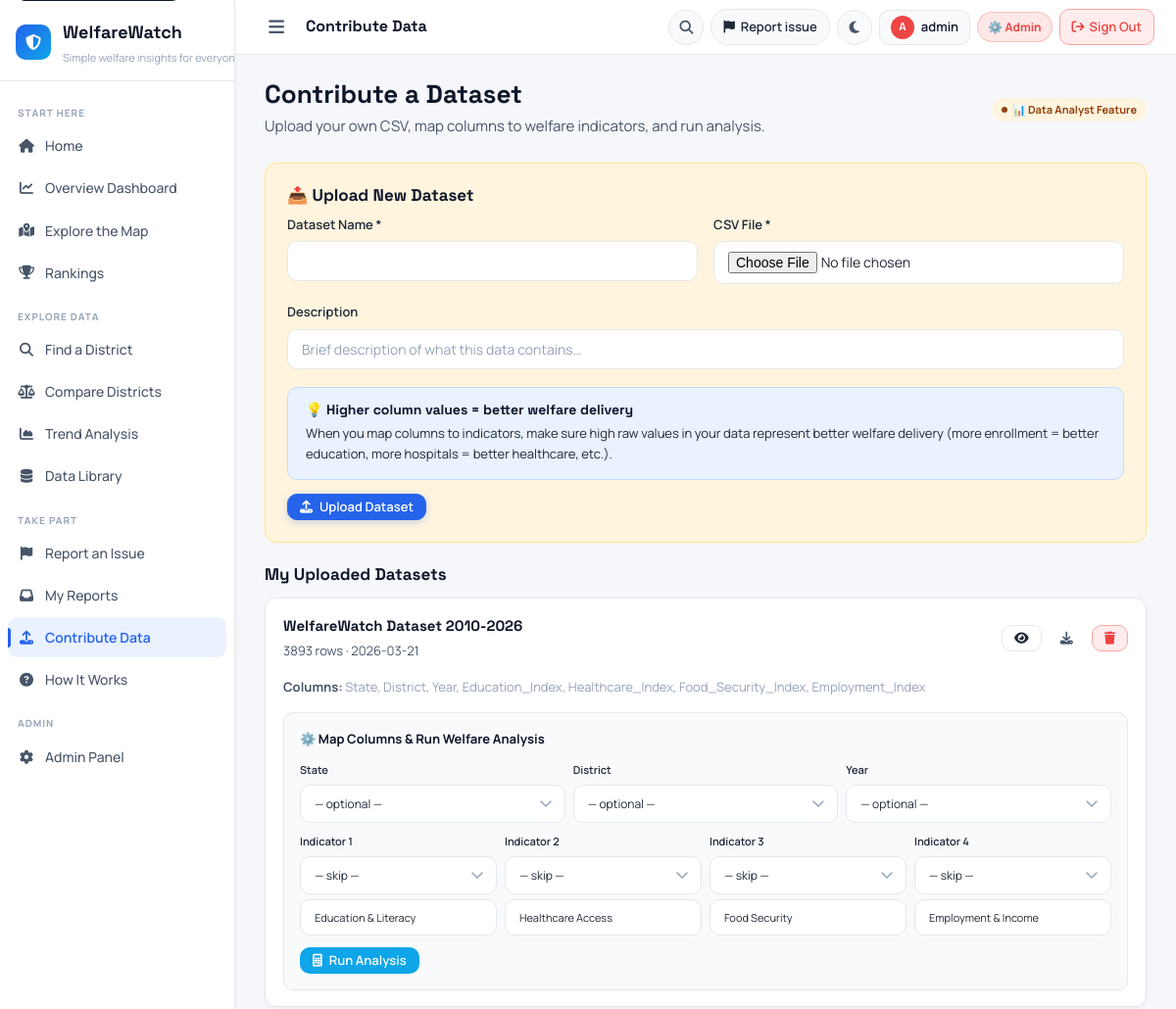
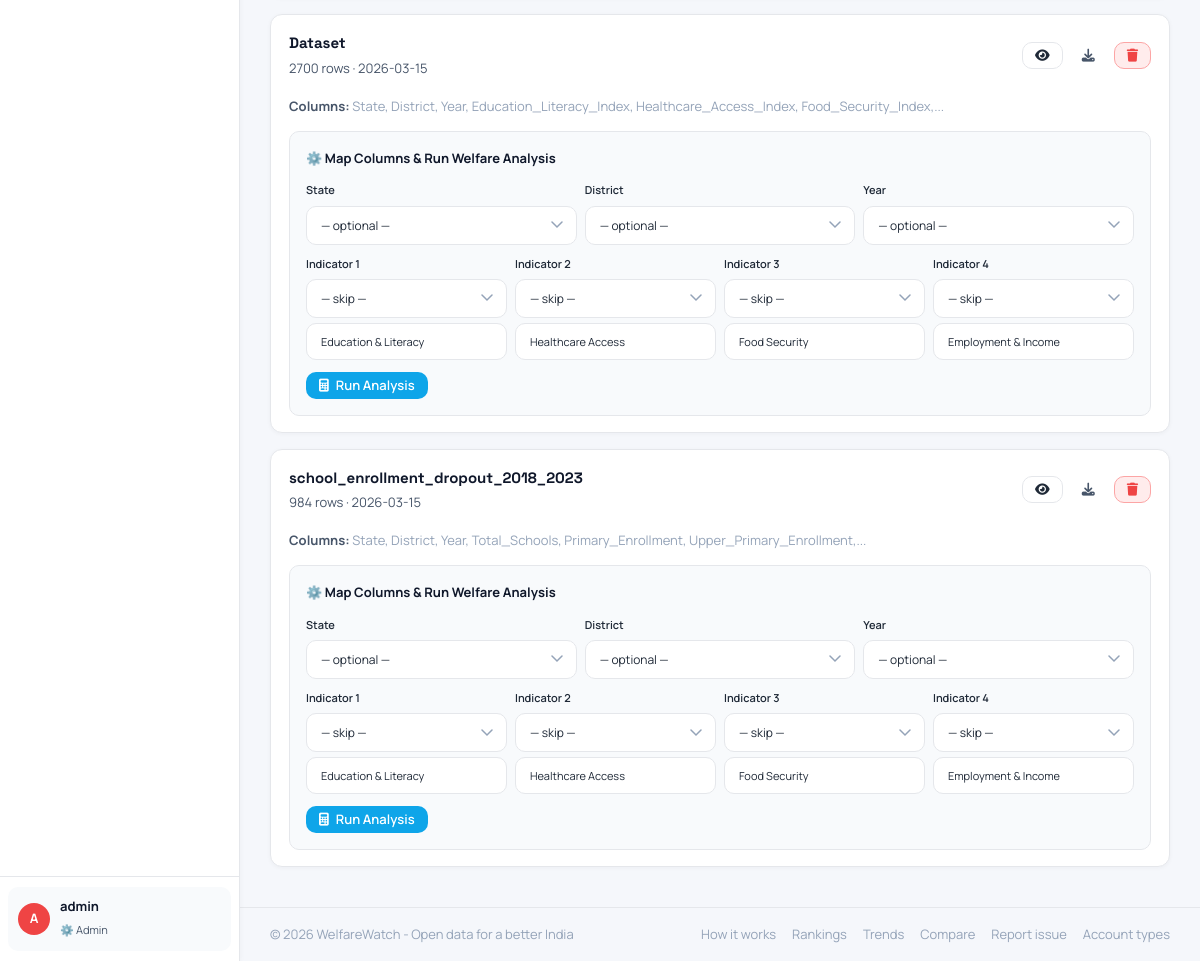
Screenshot of /contribute (signed in) with the database file from the repository (2 pictures, top to bottom).
### tables this page shows
CREATE TABLE datasets (
        id INTEGER PRIMARY KEY AUTOINCREMENT,
        name TEXT NOT NULL,
        description TEXT DEFAULT '',
        source TEXT DEFAULT '',
        domain TEXT DEFAULT '',
        filename TEXT NOT NULL,
        columns TEXT,
        indicator_names TEXT,
        row_count INTEGER DEFAULT 0,
        is_official INTEGER DEFAULT 0,
        uploaded_by INTEGER,
        uploaded_at TEXT DEFAULT (datetime('now')),
        active INTEGER DEFAULT 1
    );

### app.py (the view, shortened to what this page needs)
@app.route('/contribute', methods=['GET','POST'])
@analyst_required
def contribute():
    db = get_db()
    my_ds = db.execute("SELECT * FROM datasets WHERE uploaded_by=? ORDER BY uploaded_at DESC", (session['user_id'],)).fetchall()
    return render_template('contribute.html', my_datasets=my_ds)

### app.py (called while the page is built)
@app.template_filter('clean_cols')
def clean_cols_filter(s):
    if not s: return ''
    import json
    try:
        return ', '.join(json.loads(s))
    except:
        return s.strip('[]').replace('"','').replace("'",'')

def get_db():
    if 'db' not in g:
        g.db = sqlite3.connect(app.config['DATABASE'])
        g.db.row_factory = sqlite3.Row
    return g.db

def analyst_required(f):
    @wraps(f)
    def dec(*a, **kw):
        if 'user_id' not in session:
            flash('Sign in to access this feature.', 'info')
            return redirect(url_for('auth_login'))
        if session.get('user_type', 'citizen') not in ('data_analyst', 'admin'):
            flash('Data Analyst account required.', 'error')
            return redirect(url_for('upgrade'))
        return f(*a, **kw)
    return dec

def current_user():
    if 'user_id' not in session: return None
    return {'id': session['user_id'], 'username': session.get('user_name', ''),
            'role': session.get('user_role', 'citizen'),
            'user_type': session.get('user_type', 'citizen')}

### templates/contribute.html (shortened to what this page needs)
{% extends "base.html" %}
{% block topbar_title %}Contribute Data{% endblock %}
{% block content %}
<div class="ph fi flex jb items-c">
  <div><h1 class="ph-title">Contribute a Dataset</h1><p class="ph-sub">Upload your own CSV, map columns to welfare indicators, and run analysis.</p></div>
  <span class="badge b-data_analyst">📊 Data Analyst Feature</span>
</div>
<div style="background:var(--a-l);border:1px solid #FDE68A;border-radius:var(--rad);padding:22px;margin-bottom:22px" class="fi1">
  <h3 style="font-family:var(--fontd);font-size:17px;font-weight:800;color:var(--th);margin-bottom:10px">📤 Upload New Dataset</h3>
  <form method="POST" enctype="multipart/form-data">
    <div class="fr">
      <div class="fg"><label class="fl">Dataset Name *</label><input type="text" name="name" class="fc" required></div>
      <div class="fg"><label class="fl">CSV File *</label><input type="file" name="file" class="fc" accept=".csv" required></div>
    </div>
    <div class="fg"><label class="fl">Description</label><input type="text" name="description" class="fc" placeholder="Brief description of what this data contains…"></div>
    <div class="ib ib-b" style="margin-bottom:14px"><h4>💡 Higher column values = better welfare delivery</h4><p>When you map columns to indicators, make sure high raw values in your data represent better welfare delivery (more enrollment = better education, more hospitals = better healthcare, etc.).</p></div>
    <button type="submit" class="btn btn-p btn-sm"><i class="fa fa-upload"></i> Upload Dataset</button>
  </form>
</div>
{% if my_datasets %}
<h2 style="font-family:var(--fontd);font-size:17px;font-weight:700;color:var(--th);margin-bottom:14px" class="fi2">My Uploaded Datasets</h2>
{% for ds in my_datasets %}
<div class="card fi2 mb4">
  <div class="card-h"><div><div class="card-t">{{ ds['name'] }}</div><div class="card-sub">{{ ds['row_count'] }} rows · {{ ds['uploaded_at'][:10] }}</div></div>
    <div style="display:flex;gap:6px">
        <a href="{{ url_for('explorer_detail',dataset_id=ds['id']) }}" class="btn btn-o btn-sm"><i class="fa fa-eye"></i></a>
        <a href="{{ url_for('download_dataset',dataset_id=ds['id']) }}" class="btn btn-ghost btn-sm"><i class="fa fa-download"></i></a>
        <form method="POST" action="{{ url_for('delete_own_dataset',dataset_id=ds['id']) }}" style="margin:0" onsubmit="return confirm('Delete this dataset and all its analysis records? This cannot be undone.')">
          <button type="submit" class="btn btn-r btn-sm"><i class="fa fa-trash"></i></button>
        </form>
      </div>
  </div>
  <div class="card-b">
    {% set col_str = ds['columns']|clean_cols|replace(' ','') %}
    {% set cols = col_str.split(',') if col_str else [] %}
    <p style="font-size:13px;color:var(--ts);margin-bottom:14px"><strong>Columns:</strong> <span style="color:var(--tm)">{{ ds['columns']|clean_cols|truncate(100) }}</span></p>
    <div style="background:var(--surf2);border:1px solid var(--b);border-radius:var(--rads);padding:16px">
      <div style="font-size:13px;font-weight:700;color:var(--th);margin-bottom:12px">⚙️ Map Columns & Run Welfare Analysis</div>
      <form method="POST" action="{{ url_for('analyst_analyze',dataset_id=ds['id']) }}">
        <div style="display:grid;grid-template-columns:repeat(3,1fr);gap:8px;margin-bottom:10px">
          {% for fn,fl in [('col_state','State'),('col_district','District'),('col_year','Year')] %}
          <div class="fg" style="margin:0"><label class="fl" style="font-size:11px">{{fl}}</label><select name="{{fn}}" class="fc" style="font-size:12px"><option value="">— optional —</option>{% for col in cols if col.strip() %}<option>{{col.strip()}}</option>{% endfor %}</select></div>
          {% endfor %}
        </div>
        <div style="display:grid;grid-template-columns:repeat(4,1fr);gap:8px;margin-bottom:12px">
          {% for i,def in [(1,INDICATOR_LABELS.indicator_1),(2,INDICATOR_LABELS.indicator_2),(3,INDICATOR_LABELS.indicator_3),(4,INDICATOR_LABELS.indicator_4)] %}
          <div>
            <div class="fg" style="margin-bottom:5px"><label class="fl" style="font-size:11px">Indicator {{i}}</label><select name="col_i{{i}}" class="fc" style="font-size:12px"><option value="">— skip —</option>{% for col in cols if col.strip() %}<option>{{col.strip()}}</option>{% endfor %}</select></div>
            <input type="text" name="name_i{{i}}" class="fc" style="font-size:11px" placeholder="{{def}}" value="{{def}}">
          </div>
          {% endfor %}
        </div>
        <button type="submit" class="btn btn-sm" style="background:var(--t);color:#fff"><i class="fa fa-calculator"></i> Run Analysis</button>
      </form>
    </div>
  </div>
</div>
{% endfor %}
{% else %}
<div class="card fi2"><div class="card-b"><div class="empty"><i class="fa fa-upload"></i><h3>No uploads yet</h3><p>Upload a CSV above to get started.</p></div></div></div>
{% endif %}
{% endblock %}

### static/css/style.css (style rules this page uses)
:root { --p:#2563eb;--p-l:#eaf1ff;--p-d:#1d4ed8; --g:#16a34a;--g-l:#e9f7ef; --a:#f59e0b;--a-l:#fff5df; --r:#ef4444;--r-l:#ffecec; --v:#7c3aed;--v-l:#f3eafe; --t:#0ea5e9;--t-l:#e6f6ff; --bg:#f5f7fb;--surf:#ffffff;--surf2:#f8fafc; --b:#e5e7eb;--b2:#d9dde5; --th:#0f172a;--tb:#1f2937;--ts:#475569;--tm:#94a3b8; --sw:240px;--th-h:56px; --rad:12px;--rads:10px;--radl:16px; --sh:0 1px 4px rgba(15,23,42,.04); --shm:0 3px 10px rgba(15,23,42,.06); --shl:0 8px 18px rgba(15,23,42,.08); --ease:.16s ease;--easem:.26s cubic-bezier(.4,0,.2,1); --font:'Manrope',system-ui,sans-serif; --fontd:'Space Grotesk','Manrope',system-ui,sans-serif; }
*,*::before,*::after { box-sizing:border-box;margin:0;padding:0 }
html { scroll-behavior:smooth }
body { font-family:var(--font);background:var(--bg);color:var(--tb);font-size:15px;line-height:1.65;-webkit-font-smoothing:antialiased }
a { color:var(--p);text-decoration:none;transition:color var(--ease) }
h1,h2,h3,h4 { font-family:var(--fontd);color:var(--th);line-height:1.2 }
.ph { margin-bottom:24px }
.ph-title { font-size:26px;font-weight:800;color:var(--th);line-height:1.15 }
.ph-sub { font-size:15px;color:var(--ts);margin-top:5px }
.btn { display:inline-flex;align-items:center;gap:7px;padding:9px 18px;border-radius:var(--rads);font-family:var(--font);font-size:14px;font-weight:600;cursor:pointer;border:1.5px solid transparent;transition:all var(--ease);text-decoration:none;white-space:nowrap;line-height:1 }
.btn-p { background:var(--p);color:#fff;border-color:var(--p);box-shadow:0 2px 8px rgba(37,99,235,.25) }
.btn-o { background:var(--surf);color:var(--tb);border-color:var(--b) }
.btn-ghost { background:none;border-color:transparent;color:var(--ts) }
.btn-r { background:var(--r-l);color:var(--r);border:1.5px solid #FCA5A5 }
.btn-sm { padding:6px 12px;font-size:13px }
.card { background:var(--surf);border:1px solid var(--b);border-radius:var(--rad);box-shadow:var(--sh);transition:transform var(--ease),box-shadow var(--ease) }
.card,.feat-card,.ds-card,.rpt-card,.role-card,.comp-card,.indicator-spot-card,.indicator-card { transition:transform .18s ease,box-shadow .18s ease }
.card-h { padding:16px 18px 0;display:flex;align-items:center;justify-content:space-between }
.card-t { font-size:15px;font-weight:700;color:var(--th);font-family:var(--fontd) }
.card-sub { font-size:13px;color:var(--ts);margin-top:2px }
.card-b { padding:16px 18px }
.hero,.dash-hero,.indicator-spotlight,.kpi-grid,.cg,.strip,.state-lookup,.hs,.card,.feat-card { animation:riseFade .35s ease }
.btn,.hbtn { transition:transform .16s ease,box-shadow .16s ease }
.badge { display:inline-flex;align-items:center;gap:5px;padding:3px 10px;border-radius:20px;font-size:11px;font-weight:700 }
.badge::before { content:'';width:6px;height:6px;border-radius:50%;background:currentColor }
.b-data_analyst { background:var(--a-l);color:#92400E }
.fg { margin-bottom:18px }
.fl { display:block;font-size:13px;font-weight:600;color:var(--tb);margin-bottom:6px }
.fc { width:100%;padding:10px 14px;font-size:14px;background:var(--surf);border:1.5px solid var(--b);border-radius:var(--rads);color:var(--tb);font-family:var(--font);transition:all var(--ease);outline:none }
.fc::placeholder { color:var(--tm) }
select.fc { cursor:pointer;background-repeat:no-repeat;background-position:right 13px center;padding-right:36px;-webkit-appearance:none }
.fr { display:grid;grid-template-columns:1fr 1fr;gap:16px }
.ib { padding:14px 18px;border-radius:var(--rads);margin-bottom:16px }
.ib-b { background:var(--p-l);border:1px solid #BFDBFE;color:var(--tb) }
.ib h4 { font-size:14px;font-weight:700;margin-bottom:5px;color:var(--th) }
.ib p { font-size:13px;line-height:1.65 }
.flex { display:flex }
.items-c { align-items:center }
.jb { justify-content:space-between }
.mb4 { margin-bottom:16px }
.fi { animation:fadeUp .45s ease both }
.fi1 { animation:fadeUp .45s .08s ease both }
.fi2 { animation:fadeUp .45s .16s ease both }
html, body { overflow-x: hidden; }
*, *::before, *::after { max-width: 100%; }
.card, .kpi-card, .feat-card, .ds-card, .rpt-card, .role-card, .comp-card { overflow: hidden; word-break: break-word; }
.card-b, .card-h { overflow-wrap: break-word; }

### rows the page displays
datasets: name "WelfareWatch Dataset 2010-2026", row_count "3893", uploaded_at "2026-03-21", columns|clean_cols "State, District, Year, Education_Index, Healthcare_Index, Food_Security_Index, Employment_Index", fl "State" "District" "Year", i "1" "2" "3" "4", name_i1 "Education & Literacy" "Healthcare Access" "Food Security" "Employment & Income"
datasets: name "Dataset", row_count "2700", uploaded_at "2026-03-15", columns|clean_cols "State, District, Year, Education_Literacy_Index, Healthcare_Access_Index, Food_Security_Index,...", fl "State" "District" "Year", i "1" "2" "3" "4", name_i1 "Education & Literacy" "Healthcare Access" "Food Security" "Employment & Income"
datasets: name "school_enrollment_dropout_2018_2023", row_count "984", uploaded_at "2026-03-15", columns|clean_cols "State, District, Year, Total_Schools, Primary_Enrollment, Upper_Primary_Enrollment,...", fl "State" "District" "Year", i "1" "2" "3" "4", name_i1 "Education & Literacy" "Healthcare Access" "Food Security" "Employment & Income"

### other values shown
{{ cu.username[0].upper() }} "A"
{{ cu.username }} "admin"
{{ role.icon }} "⚙️"
{{ role.label }} "Admin"
